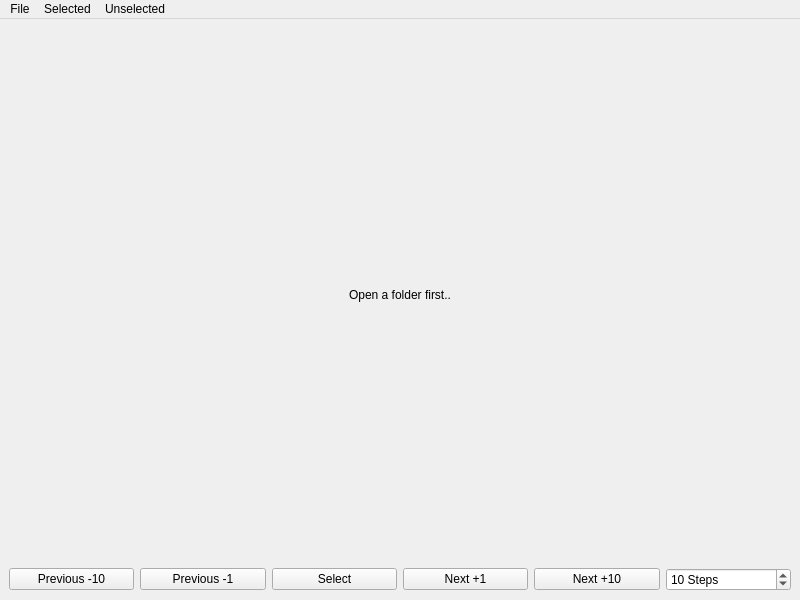
<?xml version="1.0" encoding="UTF-8"?>
<ui version="4.0">
 <class>ImagePicker</class>
 <widget class="QMainWindow" name="ImagePicker">
  <property name="geometry">
   <rect>
    <x>0</x>
    <y>0</y>
    <width>800</width>
    <height>600</height>
   </rect>
  </property>
  <property name="windowTitle">
   <string>ImagePicker</string>
  </property>
  <widget class="QWidget" name="centralwidget">
   <layout class="QVBoxLayout" name="verticalLayout">
    <item>
     <widget class="QLabel" name="image_label">
      <property name="sizePolicy">
       <sizepolicy hsizetype="Expanding" vsizetype="Expanding">
        <horstretch>0</horstretch>
        <verstretch>0</verstretch>
       </sizepolicy>
      </property>
      <property name="text">
       <string>Open a folder first..</string>
      </property>
      <property name="alignment">
       <set>Qt::AlignCenter</set>
      </property>
     </widget>
    </item>
    <item>
     <layout class="QHBoxLayout" name="horizontalLayout_2">
      <property name="sizeConstraint">
       <enum>QLayout::SetDefaultConstraint</enum>
      </property>
      <item>
       <widget class="QPushButton" name="backward_big">
        <property name="toolTip">
         <string>V</string>
        </property>
        <property name="text">
         <string>Previous -10</string>
        </property>
        <property name="shortcut">
         <string>V</string>
        </property>
       </widget>
      </item>
      <item>
       <widget class="QPushButton" name="backward_small">
        <property name="toolTip">
         <string>B</string>
        </property>
        <property name="text">
         <string>Previous -1</string>
        </property>
        <property name="shortcut">
         <string>B</string>
        </property>
       </widget>
      </item>
      <item>
       <widget class="QPushButton" name="select">
        <property name="toolTip">
         <string>S</string>
        </property>
        <property name="text">
         <string>Select</string>
        </property>
        <property name="shortcut">
         <string>S</string>
        </property>
       </widget>
      </item>
      <item>
       <widget class="QPushButton" name="forward_small">
        <property name="toolTip">
         <string>N</string>
        </property>
        <property name="text">
         <string>Next +1</string>
        </property>
        <property name="shortcut">
         <string>N</string>
        </property>
       </widget>
      </item>
      <item>
       <widget class="QPushButton" name="forward_big">
        <property name="toolTip">
         <string>M</string>
        </property>
        <property name="text">
         <string>Next +10</string>
        </property>
        <property name="shortcut">
         <string>M</string>
        </property>
       </widget>
      </item>
      <item>
       <widget class="QSpinBox" name="step_spin">
        <property name="sizePolicy">
         <sizepolicy hsizetype="Minimum" vsizetype="Minimum">
          <horstretch>0</horstretch>
          <verstretch>0</verstretch>
         </sizepolicy>
        </property>
        <property name="specialValueText">
         <string/>
        </property>
        <property name="suffix">
         <string> Steps</string>
        </property>
        <property name="prefix">
         <string/>
        </property>
        <property name="minimum">
         <number>1</number>
        </property>
        <property name="maximum">
         <number>999</number>
        </property>
        <property name="value">
         <number>10</number>
        </property>
       </widget>
      </item>
     </layout>
    </item>
   </layout>
  </widget>
  <widget class="QMenuBar" name="menubar">
   <property name="geometry">
    <rect>
     <x>0</x>
     <y>0</y>
     <width>800</width>
     <height>30</height>
    </rect>
   </property>
   <widget class="QMenu" name="menuOpen_Folder">
    <property name="title">
     <string>File</string>
    </property>
    <addaction name="actionOpenFolder"/>
    <addaction name="actionOverview"/>
   </widget>
   <widget class="QMenu" name="menuMove_selected">
    <property name="title">
     <string>Selected</string>
    </property>
    <addaction name="actionMove_Selected"/>
    <addaction name="actionCopy_Selected"/>
    <addaction name="actionRemove_Selected"/>
   </widget>
   <widget class="QMenu" name="menuRemove_unselected">
    <property name="title">
     <string>Unselected</string>
    </property>
    <addaction name="actionMove_Unselected"/>
    <addaction name="actionCopy_Unselected"/>
    <addaction name="actionRemove_Unselected"/>
   </widget>
   <addaction name="menuOpen_Folder"/>
   <addaction name="menuMove_selected"/>
   <addaction name="menuRemove_unselected"/>
  </widget>
  <action name="actionMove_Selected">
   <property name="text">
    <string>Move Selected</string>
   </property>
  </action>
  <action name="actionCopy_Selected">
   <property name="text">
    <string>Copy Selected</string>
   </property>
  </action>
  <action name="actionRemove_Unselected">
   <property name="text">
    <string>Remove Unselected</string>
   </property>
  </action>
  <action name="actionRemove_Selected">
   <property name="text">
    <string>Remove Selected</string>
   </property>
  </action>
  <action name="actionCopy_Unselected">
   <property name="text">
    <string>Copy Unselected</string>
   </property>
  </action>
  <action name="actionMove_Unselected">
   <property name="text">
    <string>Move Unselected</string>
   </property>
  </action>
  <action name="actionOpenFolder">
   <property name="text">
    <string>Open Folder</string>
   </property>
  </action>
  <action name="actionOverview">
   <property name="text">
    <string>Overview</string>
   </property>
  </action>
 </widget>
 <resources/>
 <connections/>
</ui>
